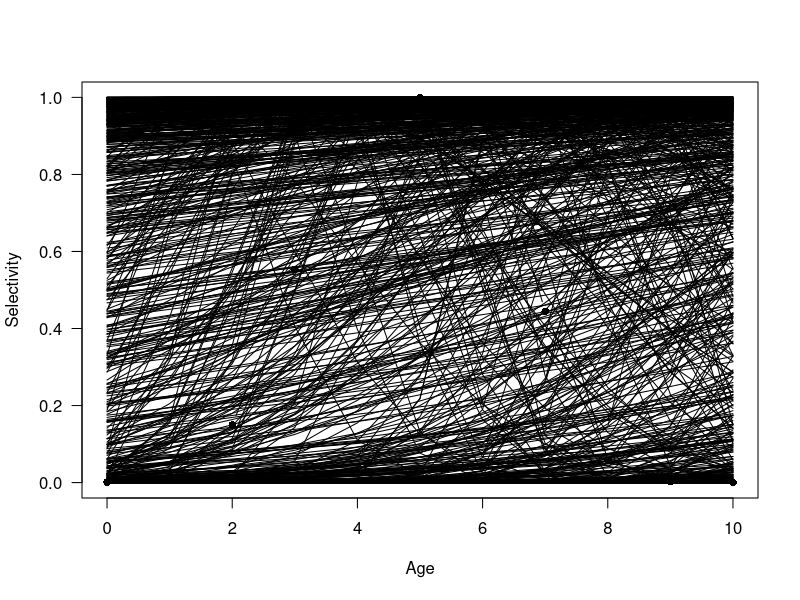
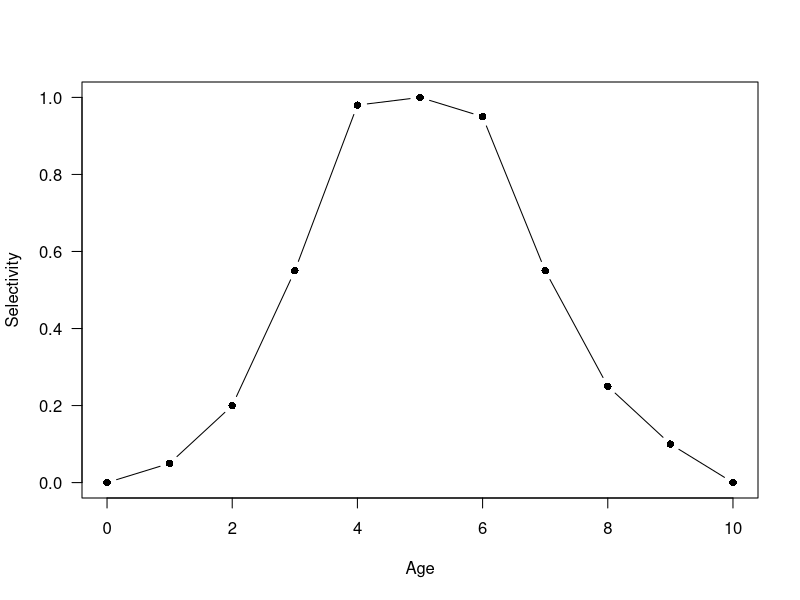

Write R code to recreate these figures, in order. (Note: this script raises an error after producing the figures.)

#Double-normal selectivity

Amin<-0
Amax<-10
age<-Amin:Amax
B1 <- 4.2623060
B2 <- -1.9183504
B3 <- 0.9908788
B4 <- 0.4789121
B5 <- -15.7304389
B6 <- -13.3039320

peak2<-B1+1+((0.99*Amax-B1-1)/(1+exp(-B2)))
#t1<-exp(-(Amin-B1)^2/exp(B3))
#t2<-exp(-(Amax-peak2)^2/exp(B4))
j1<-(1+exp(-20*((age-B1)/(1+abs(age-B1)))))^-1
j2<-(1+exp(-20*((age-peak2)/(1+abs(age-peak2)))))^-1
#asc<-(1+exp(-B5))^-1+(1-(1+exp(-B5))^-1)*((exp(-(age-B1)^2/exp(B3))-t1)/(1-t1))
#dsc<-1+(((1+exp(-B6))^-1)-1)*((exp(-(age-peak2)/exp(B4))-1)/(t2-1))
#Short form
asc<-exp(-(age-B1)^2/exp(B3))
dsc<-exp(-(age-peak2)^2/exp(B4))
Selvec<-asc*(1-j1)+j1*((1-j2)+j2*dsc)

plot(age, Selvec, las=1, pch=16, type="b",xlab="Age", ylab="Selectivity")


###########################################
#Now looking to see plausible bounds/prior
###########################################
for(i in 1:1000){
Amin<-0
Amax<-10
age<-Amin:Amax
B1 <- runif(1,0,40)
B2 <- runif(1,-20,3)
B3 <- runif(1,0,10)
B4 <- runif(1,0,10)
B5 <- runif(1,-20,7)
B6 <- runif(1,-20,17)

peak2<-B1+1+((0.99*Amax-B1-1)/(1+exp(-B2)))
#t1<-exp(-(Amin-B1)^2/exp(B3))
#t2<-exp(-(Amax-peak2)^2/exp(B4))
j1<-(1+exp(-20*((age-B1)/(1+abs(age-B1)))))^-1
j2<-(1+exp(-20*((age-peak2)/(1+abs(age-peak2)))))^-1
#asc<-(1+exp(-B5))^-1+(1-(1+exp(-B5))^-1)*((exp(-(age-B1)^2/exp(B3))-t1)/(1-t1))
#dsc<-1+(((1+exp(-B6))^-1)-1)*((exp(-(age-peak2)/exp(B4))-1)/(t2-1))
#Short form
asc<-exp(-(age-B1)^2/exp(B3))
dsc<-exp(-(age-peak2)^2/exp(B4))
Selvec<-asc*(1-j1)+j1*((1-j2)+j2*dsc)

lines(age, Selvec, las=1, pch=16, xlab="Age", ylab="Selectivity")
}


#Finding params that approximate trigger sel

dat<-c(0,0.05,0.2,0.55,0.98,1,0.95,0.55,0.25,0.1,0) #approximate trigger sel
plot(age, dat, las=1, pch=16, type="b",xlab="Age", ylab="Selectivity")

opt<-function(theta){
Amin<-0
Amax<-10
age<-Amin:Amax
B1 <- theta[1]
B2 <- theta[2]
B3 <- theta[3]
B4 <- theta[4]
B5 <- theta[5]
B6 <- theta[6]

peak2<-B1+1+((0.99*Amax-B1-1)/(1+exp(-B2)))
#t1<-exp(-(Amin-B1)^2/exp(B3))
#t2<-exp(-(Amax-peak2)^2/exp(B4))
j1<-(1+exp(-20*((age-B1)/(1+abs(age-B1)))))^-1
j2<-(1+exp(-20*((age-peak2)/(1+abs(age-peak2)))))^-1
#asc<-(1+exp(-B5))^-1+(1-(1+exp(-B5))^-1)*((exp(-(age-B1)^2/exp(B3))-t1)/(1-t1))
#dsc<-1+(((1+exp(-B6))^-1)-1)*((exp(-(age-peak2)/exp(B4))-1)/(t2-1))
#Short form
asc<-exp(-(age-B1)^2/exp(B3))
dsc<-exp(-(age-peak2)^2/exp(B4))
Selvec<-asc*(1-j1)+j1*((1-j2)+j2*dsc)
ss<-sum((Selvec-dat)^2)
return(ss)
}

B1 <- 4.2623060
B2 <- -1.9183504
B3 <- 0.9908788
B4 <- 0.4789121
B5 <- -15.7304389
B6 <- -13.3039320
theta<-c(B1,B2,B3,B4,B5,B6)
optim(par=theta,fn=opt, lower=c(0,-15,0,0,-20,-15), method= "L-BFGS-B")

#Trying to approximate M
v<-function(theta){
pred<-exp(theta[1])*(Triggerfish_runs[[1]]$Laa/(Triggerfish_runs[[1]]$Linf*0.75))^theta[2]
sum((pred-M)^2)
}
optim(p=c(log(0.3),-1),fn=v)

points(0:10, exp(-1.198787)*(Triggerfish_runs[[1]]$Laa/(Triggerfish_runs[[1]]$Linf*0.75))^-1.775641, col=3, pch=16)
Mref<-0.3015598
M_pow<--1.775641
